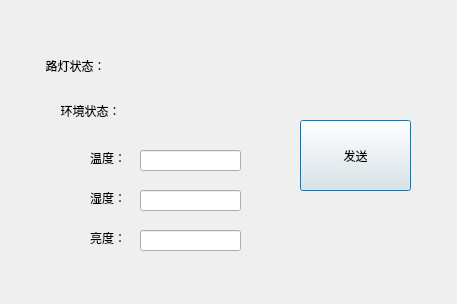
<?xml version="1.0" encoding="UTF-8"?>
<ui version="4.0">
 <class>Dialog</class>
 <widget class="QDialog" name="Dialog">
  <property name="windowModality">
   <enum>Qt::ApplicationModal</enum>
  </property>
  <property name="geometry">
   <rect>
    <x>0</x>
    <y>0</y>
    <width>457</width>
    <height>304</height>
   </rect>
  </property>
  <property name="windowTitle">
   <string>Ludeng</string>
  </property>
  <widget class="QLabel" name="labelstatus">
   <property name="geometry">
    <rect>
     <x>20</x>
     <y>40</y>
     <width>111</width>
     <height>51</height>
    </rect>
   </property>
   <property name="text">
    <string>路灯状态：</string>
   </property>
   <property name="textFormat">
    <enum>Qt::PlainText</enum>
   </property>
   <property name="scaledContents">
    <bool>false</bool>
   </property>
   <property name="alignment">
    <set>Qt::AlignCenter</set>
   </property>
   <property name="wordWrap">
    <bool>false</bool>
   </property>
  </widget>
  <widget class="QLabel" name="labelStatus">
   <property name="geometry">
    <rect>
     <x>160</x>
     <y>50</y>
     <width>101</width>
     <height>31</height>
    </rect>
   </property>
   <property name="text">
    <string/>
   </property>
   <property name="alignment">
    <set>Qt::AlignCenter</set>
   </property>
  </widget>
  <widget class="QLabel" name="labelStatus2">
   <property name="geometry">
    <rect>
     <x>40</x>
     <y>80</y>
     <width>101</width>
     <height>61</height>
    </rect>
   </property>
   <property name="text">
    <string>环境状态：</string>
   </property>
   <property name="textFormat">
    <enum>Qt::AutoText</enum>
   </property>
   <property name="alignment">
    <set>Qt::AlignCenter</set>
   </property>
  </widget>
  <widget class="QLabel" name="labelTem">
   <property name="geometry">
    <rect>
     <x>90</x>
     <y>150</y>
     <width>72</width>
     <height>15</height>
    </rect>
   </property>
   <property name="text">
    <string>温度：</string>
   </property>
  </widget>
  <widget class="QLabel" name="labelWet">
   <property name="geometry">
    <rect>
     <x>90</x>
     <y>190</y>
     <width>72</width>
     <height>15</height>
    </rect>
   </property>
   <property name="text">
    <string>湿度：</string>
   </property>
  </widget>
  <widget class="QLabel" name="labelLight">
   <property name="geometry">
    <rect>
     <x>90</x>
     <y>230</y>
     <width>72</width>
     <height>15</height>
    </rect>
   </property>
   <property name="text">
    <string>亮度：</string>
   </property>
  </widget>
  <widget class="QLineEdit" name="lineEditTem">
   <property name="geometry">
    <rect>
     <x>140</x>
     <y>150</y>
     <width>101</width>
     <height>21</height>
    </rect>
   </property>
  </widget>
  <widget class="QLineEdit" name="lineEditWet">
   <property name="geometry">
    <rect>
     <x>140</x>
     <y>190</y>
     <width>101</width>
     <height>21</height>
    </rect>
   </property>
  </widget>
  <widget class="QLineEdit" name="lineEditLight">
   <property name="geometry">
    <rect>
     <x>140</x>
     <y>230</y>
     <width>101</width>
     <height>21</height>
    </rect>
   </property>
  </widget>
  <widget class="QPushButton" name="pushButton">
   <property name="geometry">
    <rect>
     <x>300</x>
     <y>120</y>
     <width>111</width>
     <height>71</height>
    </rect>
   </property>
   <property name="text">
    <string>发送</string>
   </property>
  </widget>
 </widget>
 <resources/>
 <connections/>
 <slots>
  <slot>SendMessage()</slot>
 </slots>
</ui>
